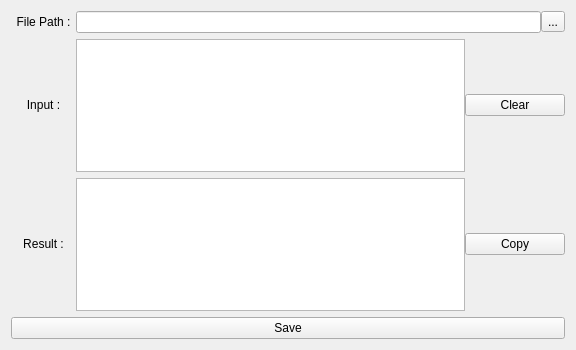
<?xml version="1.0" encoding="UTF-8"?>
<ui version="4.0">
 <class>SSNT</class>
 <widget class="QWidget" name="SSNT">
  <property name="geometry">
   <rect>
    <x>0</x>
    <y>0</y>
    <width>576</width>
    <height>350</height>
   </rect>
  </property>
  <property name="windowTitle">
   <string>SSNT by Ron</string>
  </property>
  <layout class="QVBoxLayout" name="verticalLayout">
   <item>
    <layout class="QHBoxLayout" name="horizontalLayout_1">
     <property name="spacing">
      <number>0</number>
     </property>
     <item>
      <widget class="QLabel" name="label_filepath">
       <property name="sizePolicy">
        <sizepolicy hsizetype="Preferred" vsizetype="Fixed">
         <horstretch>0</horstretch>
         <verstretch>0</verstretch>
        </sizepolicy>
       </property>
       <property name="minimumSize">
        <size>
         <width>65</width>
         <height>0</height>
        </size>
       </property>
       <property name="maximumSize">
        <size>
         <width>65</width>
         <height>16777215</height>
        </size>
       </property>
       <property name="text">
        <string>File Path :</string>
       </property>
       <property name="alignment">
        <set>Qt::AlignCenter</set>
       </property>
      </widget>
     </item>
     <item>
      <widget class="QLineEdit" name="lineEdit_filepath"/>
     </item>
     <item>
      <widget class="QToolButton" name="toolButton_filepath">
       <property name="text">
        <string>...</string>
       </property>
      </widget>
     </item>
    </layout>
   </item>
   <item>
    <layout class="QHBoxLayout" name="horizontalLayout_2">
     <property name="spacing">
      <number>0</number>
     </property>
     <item>
      <widget class="QLabel" name="label_input">
       <property name="sizePolicy">
        <sizepolicy hsizetype="Preferred" vsizetype="Fixed">
         <horstretch>0</horstretch>
         <verstretch>0</verstretch>
        </sizepolicy>
       </property>
       <property name="minimumSize">
        <size>
         <width>65</width>
         <height>0</height>
        </size>
       </property>
       <property name="maximumSize">
        <size>
         <width>65</width>
         <height>16777215</height>
        </size>
       </property>
       <property name="text">
        <string>Input :</string>
       </property>
       <property name="alignment">
        <set>Qt::AlignCenter</set>
       </property>
       <property name="indent">
        <number>5</number>
       </property>
      </widget>
     </item>
     <item>
      <widget class="QTextEdit" name="textEdit_input"/>
     </item>
     <item>
      <widget class="QPushButton" name="pushButton_clear">
       <property name="minimumSize">
        <size>
         <width>100</width>
         <height>0</height>
        </size>
       </property>
       <property name="maximumSize">
        <size>
         <width>100</width>
         <height>16777215</height>
        </size>
       </property>
       <property name="text">
        <string>Clear</string>
       </property>
      </widget>
     </item>
    </layout>
   </item>
   <item>
    <layout class="QHBoxLayout" name="horizontalLayout_3">
     <property name="spacing">
      <number>0</number>
     </property>
     <item>
      <widget class="QLabel" name="label_result">
       <property name="sizePolicy">
        <sizepolicy hsizetype="Preferred" vsizetype="Fixed">
         <horstretch>0</horstretch>
         <verstretch>0</verstretch>
        </sizepolicy>
       </property>
       <property name="minimumSize">
        <size>
         <width>65</width>
         <height>0</height>
        </size>
       </property>
       <property name="maximumSize">
        <size>
         <width>65</width>
         <height>16777215</height>
        </size>
       </property>
       <property name="text">
        <string>Result :</string>
       </property>
       <property name="alignment">
        <set>Qt::AlignCenter</set>
       </property>
       <property name="indent">
        <number>5</number>
       </property>
      </widget>
     </item>
     <item>
      <widget class="QTextEdit" name="textEdit_result"/>
     </item>
     <item>
      <widget class="QPushButton" name="pushButton_copy">
       <property name="minimumSize">
        <size>
         <width>100</width>
         <height>0</height>
        </size>
       </property>
       <property name="maximumSize">
        <size>
         <width>100</width>
         <height>16777215</height>
        </size>
       </property>
       <property name="text">
        <string>Copy</string>
       </property>
      </widget>
     </item>
    </layout>
   </item>
   <item>
    <widget class="QPushButton" name="pushButton_save">
     <property name="text">
      <string>Save</string>
     </property>
    </widget>
   </item>
  </layout>
 </widget>
 <resources/>
 <connections/>
</ui>
